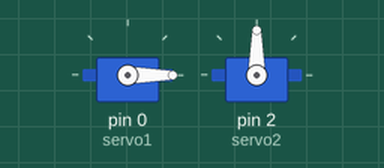
Recording of a sketch running on a simulated Arduino Uno, built with avr-gcc and run on an emulated ATmega328P. On the bench: 2 × servo.

Above: at 0.05 s.
Timing chart, 0 to 4.6 s (numbered marks = the images above):
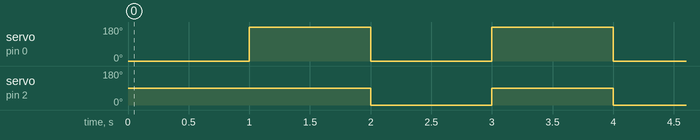

The sketch:

servo_test.ino
```cpp
#include <Servo.h>

Servo servo1;
Servo servo2;
//Servo servo3;

void setup() {
  servo1.attach(0, 600, 2500);
  servo2.attach(2, 600, 2500);
  //servo3.attach(5, 600, 2500);
}

void loop() {
  servo1.write(0);
  delay(1000);
  servo1.write(180);

  servo2.write(90); //Neutral position
  delay(1000);
  servo2.write(0);

  //servo3.write(90); //Neutral position
  //delay(1000);
  //servo3.write(0);
}
```

Measured:
- by itself, servo on pin 0 (servo1): alternates 180° for 1.0 s and 0° for 1.0 s
- by itself, servo on pin 2 (servo2): alternates 90° for 1.0 s and 0° for 1.0 s
